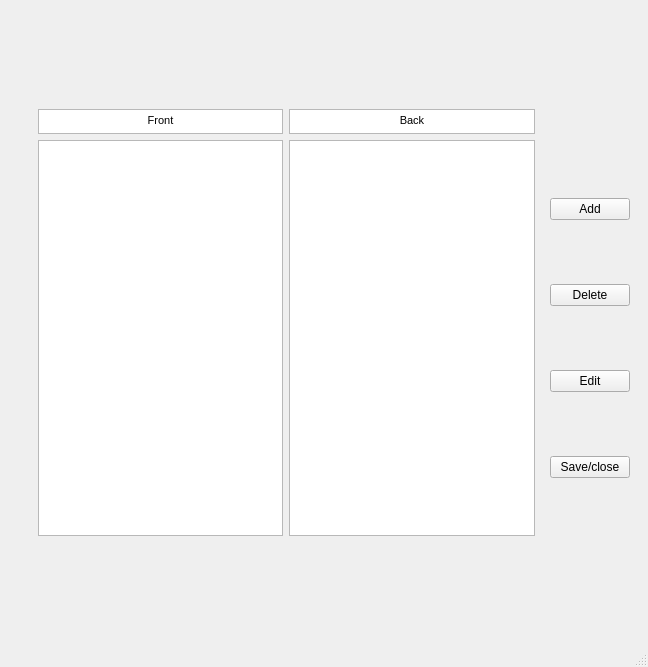
<?xml version="1.0" encoding="UTF-8"?>
<ui version="4.0">
 <class>MainWindow</class>
 <widget class="QMainWindow" name="MainWindow">
  <property name="geometry">
   <rect>
    <x>0</x>
    <y>0</y>
    <width>648</width>
    <height>667</height>
   </rect>
  </property>
  <property name="windowTitle">
   <string>MainWindow</string>
  </property>
  <widget class="QWidget" name="centralwidget">
   <layout class="QGridLayout" name="gridLayout">
    <item row="3" column="2">
     <widget class="QTextBrowser" name="textBrowser_2">
      <property name="sizePolicy">
       <sizepolicy hsizetype="Preferred" vsizetype="Preferred">
        <horstretch>0</horstretch>
        <verstretch>0</verstretch>
       </sizepolicy>
      </property>
      <property name="maximumSize">
       <size>
        <width>16777215</width>
        <height>25</height>
       </size>
      </property>
      <property name="html">
       <string>&lt;!DOCTYPE HTML PUBLIC &quot;-//W3C//DTD HTML 4.0//EN&quot; &quot;http://www.w3.org/TR/REC-html40/strict.dtd&quot;&gt;
&lt;html&gt;&lt;head&gt;&lt;meta name=&quot;qrichtext&quot; content=&quot;1&quot; /&gt;&lt;style type=&quot;text/css&quot;&gt;
p, li { white-space: pre-wrap; }
&lt;/style&gt;&lt;/head&gt;&lt;body style=&quot; font-family:'MS Shell Dlg 2'; font-size:8.25pt; font-weight:400; font-style:normal;&quot;&gt;
&lt;p align=&quot;center&quot; style=&quot; margin-top:0px; margin-bottom:0px; margin-left:0px; margin-right:0px; -qt-block-indent:0; text-indent:0px;&quot;&gt;Back&lt;/p&gt;&lt;/body&gt;&lt;/html&gt;</string>
      </property>
     </widget>
    </item>
    <item row="4" column="1">
     <widget class="QListView" name="Front">
      <property name="sizePolicy">
       <sizepolicy hsizetype="Preferred" vsizetype="Expanding">
        <horstretch>0</horstretch>
        <verstretch>0</verstretch>
       </sizepolicy>
      </property>
      <property name="maximumSize">
       <size>
        <width>16777215</width>
        <height>600</height>
       </size>
      </property>
     </widget>
    </item>
    <item row="4" column="3">
     <spacer name="horizontalSpacer">
      <property name="orientation">
       <enum>Qt::Horizontal</enum>
      </property>
      <property name="sizeType">
       <enum>QSizePolicy::Preferred</enum>
      </property>
      <property name="sizeHint" stdset="0">
       <size>
        <width>20</width>
        <height>1</height>
       </size>
      </property>
     </spacer>
    </item>
    <item row="4" column="2">
     <widget class="QListWidget" name="Back">
      <property name="sizePolicy">
       <sizepolicy hsizetype="Preferred" vsizetype="Expanding">
        <horstretch>0</horstretch>
        <verstretch>0</verstretch>
       </sizepolicy>
      </property>
      <property name="maximumSize">
       <size>
        <width>16777215</width>
        <height>600</height>
       </size>
      </property>
     </widget>
    </item>
    <item row="4" column="5">
     <spacer name="horizontalSpacer_2">
      <property name="orientation">
       <enum>Qt::Horizontal</enum>
      </property>
      <property name="sizeType">
       <enum>QSizePolicy::Preferred</enum>
      </property>
      <property name="sizeHint" stdset="0">
       <size>
        <width>20</width>
        <height>20</height>
       </size>
      </property>
     </spacer>
    </item>
    <item row="4" column="4">
     <layout class="QVBoxLayout" name="verticalLayout">
      <item>
       <widget class="QPushButton" name="Add">
        <property name="sizePolicy">
         <sizepolicy hsizetype="Minimum" vsizetype="Fixed">
          <horstretch>0</horstretch>
          <verstretch>0</verstretch>
         </sizepolicy>
        </property>
        <property name="maximumSize">
         <size>
          <width>16777215</width>
          <height>16777215</height>
         </size>
        </property>
        <property name="layoutDirection">
         <enum>Qt::LeftToRight</enum>
        </property>
        <property name="text">
         <string>Add</string>
        </property>
       </widget>
      </item>
      <item>
       <widget class="QPushButton" name="Delete">
        <property name="text">
         <string>Delete</string>
        </property>
       </widget>
      </item>
      <item>
       <widget class="QPushButton" name="Edit">
        <property name="text">
         <string>Edit</string>
        </property>
       </widget>
      </item>
      <item>
       <widget class="QPushButton" name="pushButton">
        <property name="text">
         <string>Save/close</string>
        </property>
       </widget>
      </item>
     </layout>
    </item>
    <item row="2" column="1">
     <spacer name="verticalSpacer">
      <property name="orientation">
       <enum>Qt::Vertical</enum>
      </property>
      <property name="sizeType">
       <enum>QSizePolicy::Preferred</enum>
      </property>
      <property name="sizeHint" stdset="0">
       <size>
        <width>20</width>
        <height>100</height>
       </size>
      </property>
     </spacer>
    </item>
    <item row="5" column="1">
     <spacer name="verticalSpacer_2">
      <property name="orientation">
       <enum>Qt::Vertical</enum>
      </property>
      <property name="sizeType">
       <enum>QSizePolicy::Preferred</enum>
      </property>
      <property name="sizeHint" stdset="0">
       <size>
        <width>20</width>
        <height>100</height>
       </size>
      </property>
     </spacer>
    </item>
    <item row="3" column="1">
     <widget class="QTextBrowser" name="textBrowser">
      <property name="sizePolicy">
       <sizepolicy hsizetype="Preferred" vsizetype="Preferred">
        <horstretch>0</horstretch>
        <verstretch>0</verstretch>
       </sizepolicy>
      </property>
      <property name="maximumSize">
       <size>
        <width>16777215</width>
        <height>25</height>
       </size>
      </property>
      <property name="html">
       <string>&lt;!DOCTYPE HTML PUBLIC &quot;-//W3C//DTD HTML 4.0//EN&quot; &quot;http://www.w3.org/TR/REC-html40/strict.dtd&quot;&gt;
&lt;html&gt;&lt;head&gt;&lt;meta name=&quot;qrichtext&quot; content=&quot;1&quot; /&gt;&lt;style type=&quot;text/css&quot;&gt;
p, li { white-space: pre-wrap; }
&lt;/style&gt;&lt;/head&gt;&lt;body style=&quot; font-family:'MS Shell Dlg 2'; font-size:8.25pt; font-weight:400; font-style:normal;&quot;&gt;
&lt;p align=&quot;center&quot; style=&quot; margin-top:0px; margin-bottom:0px; margin-left:0px; margin-right:0px; -qt-block-indent:0; text-indent:0px;&quot;&gt;Front&lt;/p&gt;&lt;/body&gt;&lt;/html&gt;</string>
      </property>
     </widget>
    </item>
    <item row="4" column="0">
     <spacer name="horizontalSpacer_3">
      <property name="orientation">
       <enum>Qt::Horizontal</enum>
      </property>
      <property name="sizeType">
       <enum>QSizePolicy::Preferred</enum>
      </property>
      <property name="sizeHint" stdset="0">
       <size>
        <width>40</width>
        <height>30</height>
       </size>
      </property>
     </spacer>
    </item>
   </layout>
  </widget>
  <widget class="QStatusBar" name="statusbar"/>
 </widget>
 <resources/>
 <connections/>
</ui>
